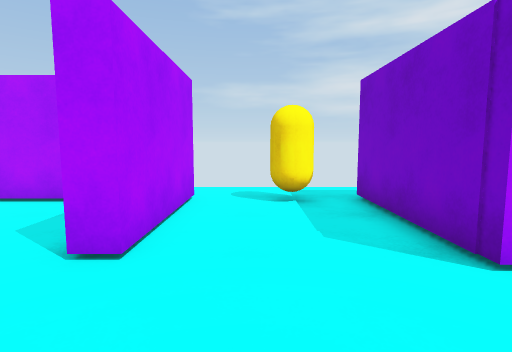
view 1 (above)

24 first-person views from a walk through a 3-D level made in the Unity game engine. The camera is 1.3 m above the floor, tilts 6° down and sees 80° across. The floor is counted in squares, 1 m on a side. Each view is taken from the middle of a square. On the plan, view 1 faces up. The plan holds only what a view shows up to about 14 squares ahead; the rest is blank. The place goes on beyond the plan. The player is left out.

view 2
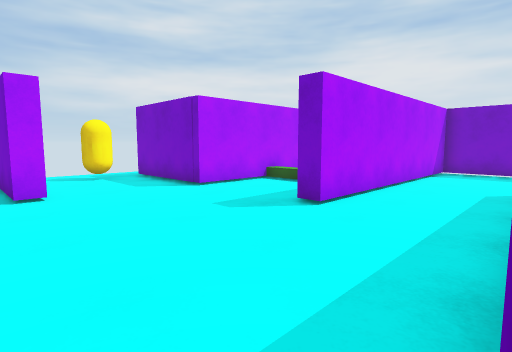

view 3
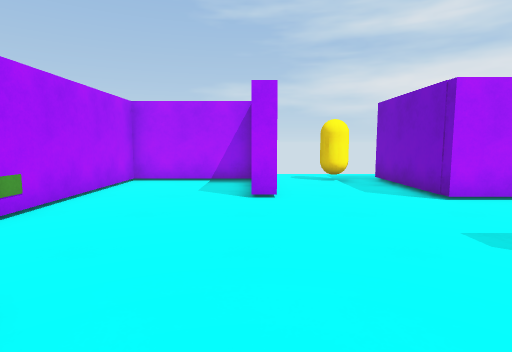

view 4
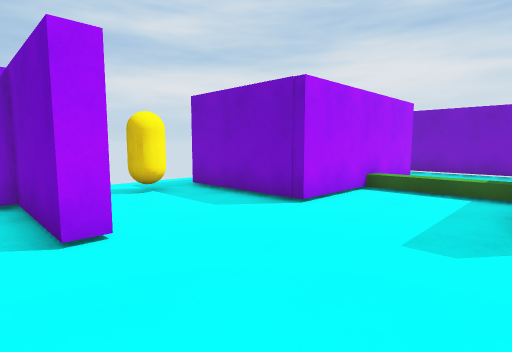

view 5
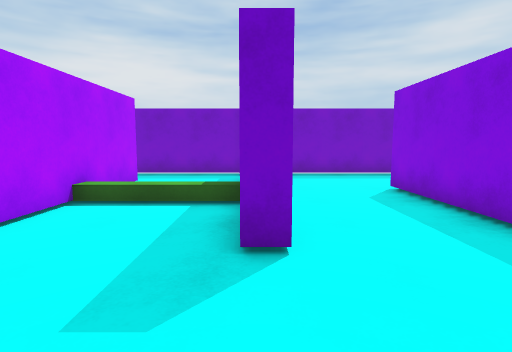

view 6
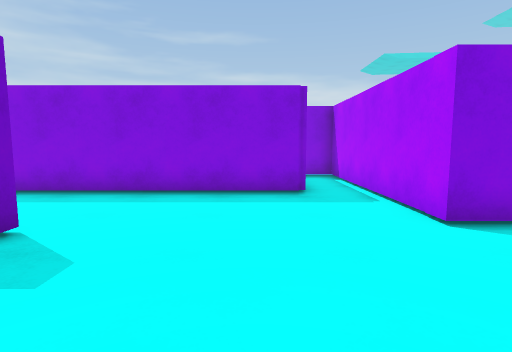

view 7
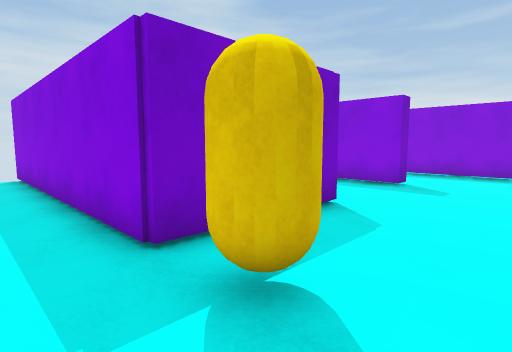

view 8
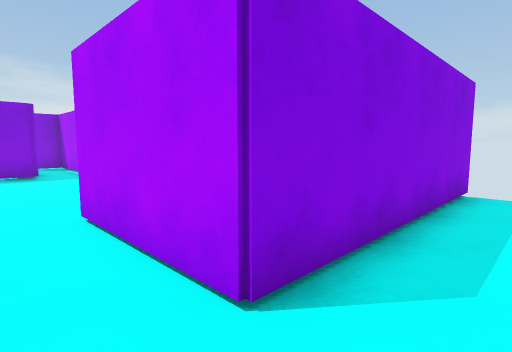

view 9
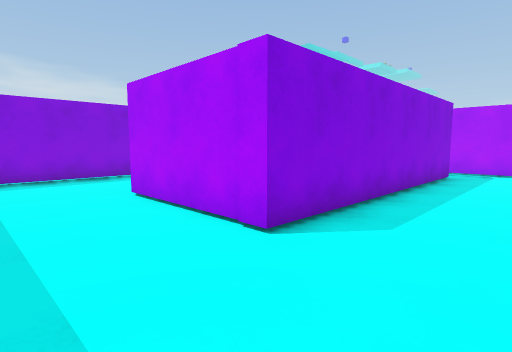

view 10
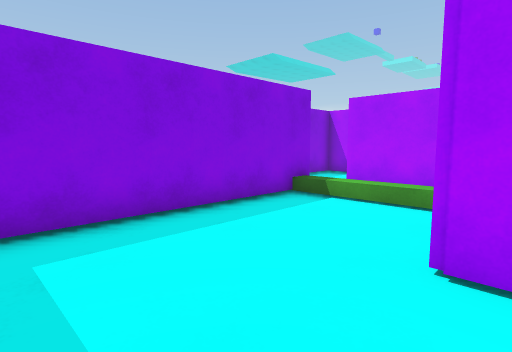

view 11
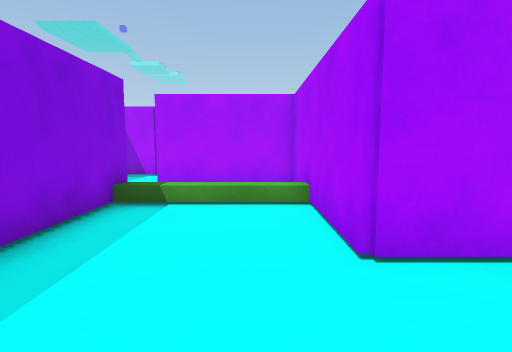

view 12
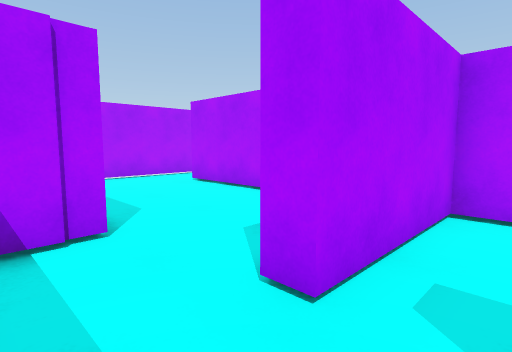

view 13
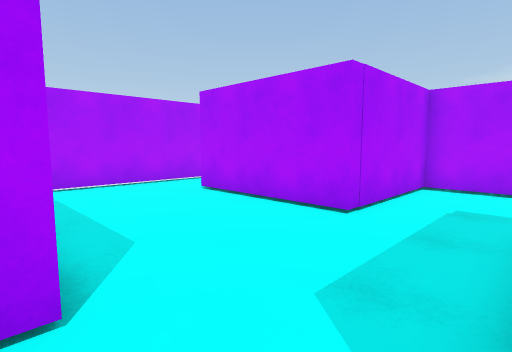

view 14
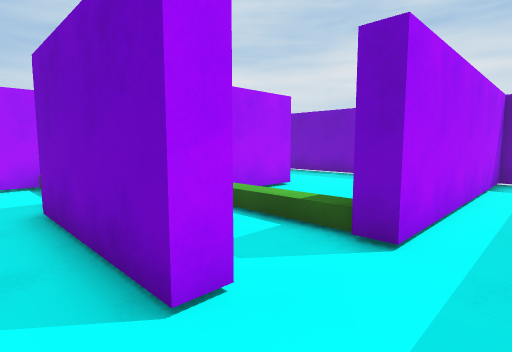

view 15
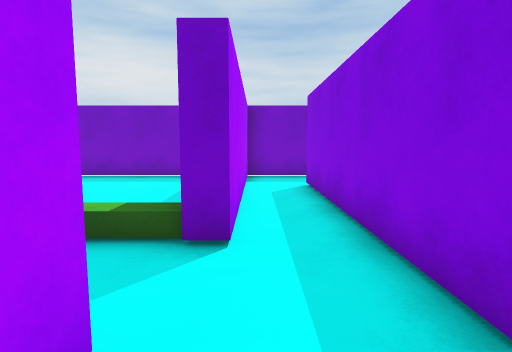

view 16
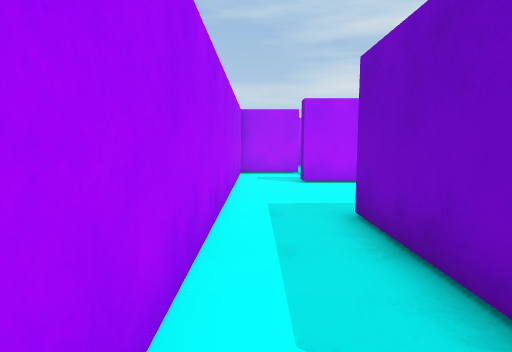

view 17
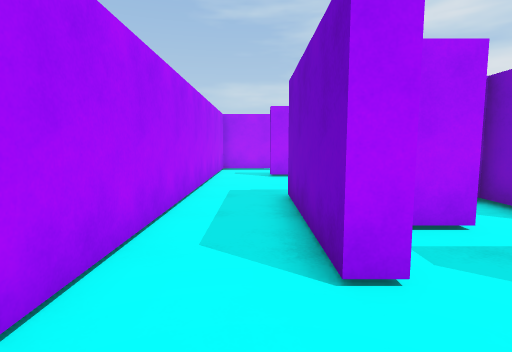

view 18
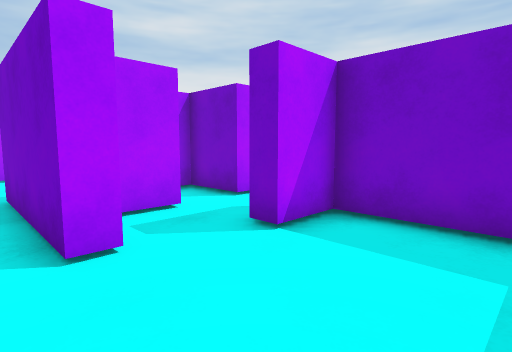

view 19
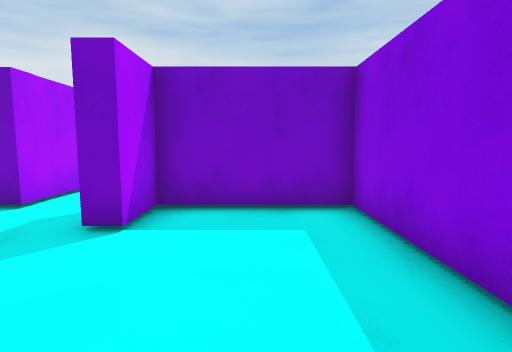

view 20
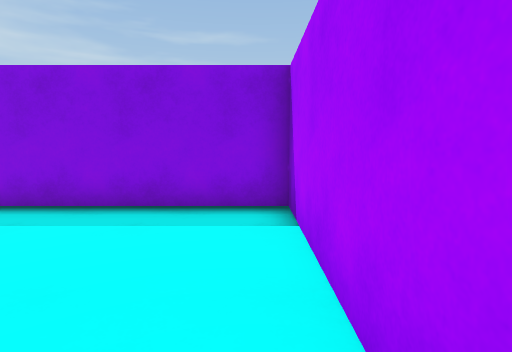

view 21
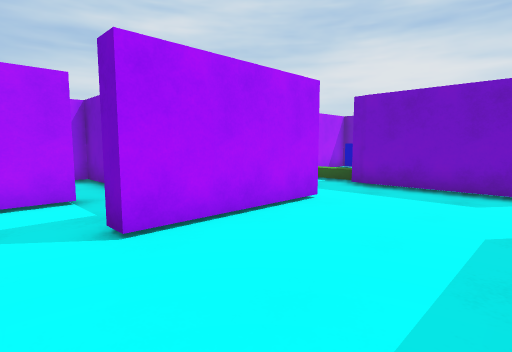

view 22
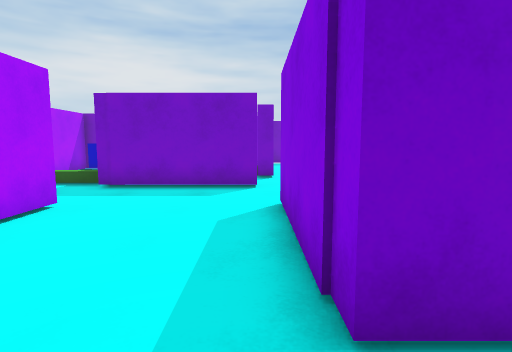

view 23
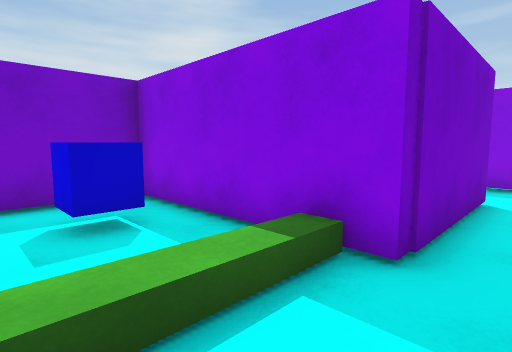

view 24
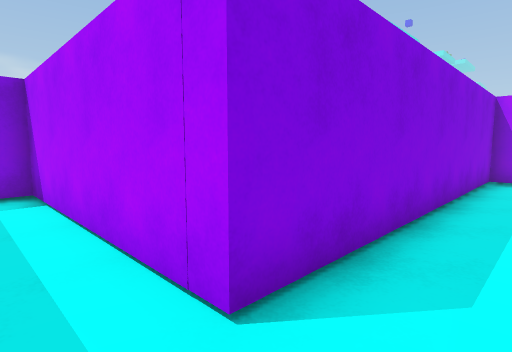

### Floor plan
Ten units are one square. View 1 is at (0, 0); x grows to the right and y downward. Boxes are objects, and circles mark ways between rooms. Rooms are numbered by the first view taken in them; rooms with no view inside come last. Other rooms are left out.
<svg viewBox="-97 -80 228 324">
<path fill="none" stroke="#000" d="M92 -30 24 -30 24 -74 126 -74M-24 49 78 49 78 99 17 99 17 140M-51 18 -40 18 -40 92 -30 92M120 4 120 -26M-92 -74 -15 -74 -15 -33 -21 -33 -21 -68 -63 -68 -63 -10M38 147 38 141 106 141M120 121 120 14 24 14 24 8 48 8M120 170 120 147 38 147M14 166 97 166 97 239 104 239M-13 150 -13 166 14 166M-17 99 -64 99M17 140 11 140 11 116M-62 193 -62 146 -15 146 -15 151M-86 104 -86 204M-55 193 -62 193M-86 204 -86 239 -19 239 -19 200 -36 200M19 55 -17 55 -17 99M11 116 11 92 72 92 72 65M61 55 48 55M17 91 17 85M-61 67 -86 67 -86 104M-64 99 -64 91"/>
<rect x="5" y="-75" width="10" height="10" fill="#bbb"><title>yellow capsule</title></rect>
<rect x="45" y="65" width="10" height="20" fill="#bbb"><title>blue cube</title></rect>
<circle cx="25" cy="140" r="3" fill="#2a7"/>
<circle cx="10" cy="155" r="3" fill="#2a7"/>
<circle cx="-75" cy="195" r="3" fill="#2a7"/>
<circle cx="-5" cy="110" r="3" fill="#2a7"/>
<circle cx="-75" cy="95" r="3" fill="#2a7"/>
<text x="30" y="0">1</text>
<text x="80" y="160">2</text>
<text x="-40" y="140">3</text>
<text x="-60" y="220">4</text>
<text x="20" y="80">5</text>
<text x="-70" y="80">6</text>
</svg>
Room 1 opens to room 2. Room 2 opens to room 3. Room 3 opens to room 4. Room 3 opens to room 5. Room 3 opens to room 6.

Where each view was taken, in squares from view 1:
view 1: 0 up, 0 right, facing up
view 2: 5 down, 3 left, facing up-right
view 3: 4 down, 2 left, facing up
view 4: 1 down, 3 left, facing up-right
view 5: 1 down, 1 left, facing right
view 6: 3 up, 1 left, facing down
view 7: 9 up, 1 left, facing down-right
view 8: 9 up, 0 right, facing down-left
view 9: 2 down, 11 right, facing down-left
view 10: 9 down, 11 right, facing down-left
view 11: 11 down, 11 right, facing left
view 12: 16 down, 3 right, facing up-left
view 13: 15 down, 1 right, facing up-left
view 14: 16 down, 0 right, facing up-right
view 15: 15 down, 0 right, facing right
view 16: 20 down, 8 left, facing up
view 17: 22 down, 7 left, facing up
view 18: 23 down, 7 left, facing up-right
view 19: 22 down, 8 left, facing right
view 20: 18 down, 8 left, facing down
view 21: 14 down, 8 left, facing up-right
view 22: 14 down, 8 left, facing right
view 23: 6 down, 0 right, facing down-right
view 24: 15 down, 11 right, facing down-left
